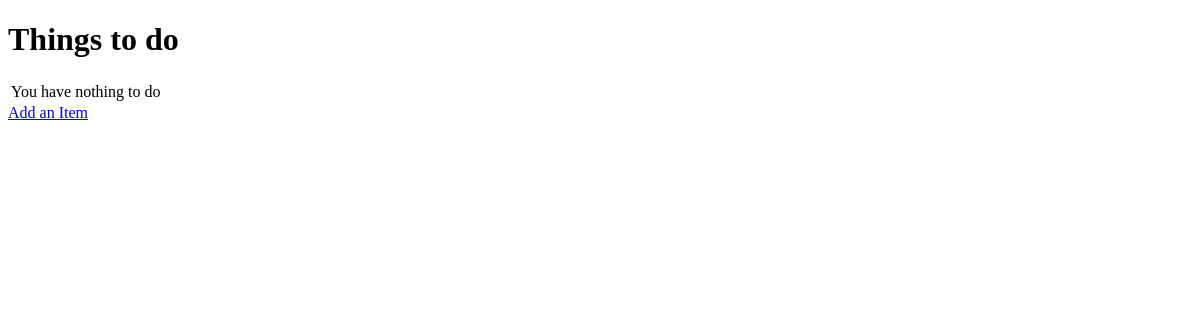
The app's page /, older data.
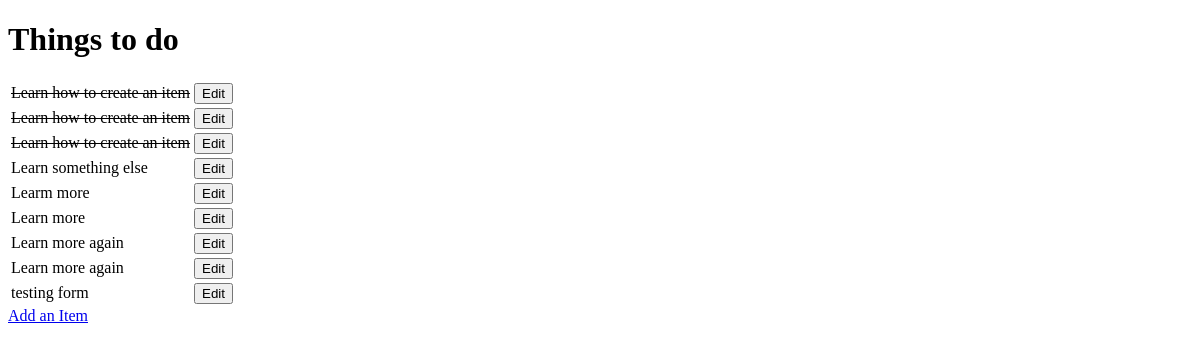
The same page, newer data.
### todo/models.py (models this page shows, shortened)
class Item(models.Model):
    name = models.CharField(max_length=50, null=False, blank=False)
    done = models.BooleanField(null=False, blank=False)

### todo/views.py (the view)
# urls.py: path('', get_todo_list, name='get_todo_list'),
def get_todo_list(request):
    items = Item.objects.all()
    context = {
        'items': items
    }
    return render(request, 'todo/todo_list.html', context)

### todo/templates/todo/todo_list.html (shortened to what this page needs)
<!DOCTYPE html>
<html lang="en">
<head>
</head>
<body>
    <h1>Things to do</h1>
    <table>
        {% for item in items %}
            <tr>
                {% if item.done %}
                    <td><strike>{{ item.name }}</strike></td>
                {% else %}
                    <td>{{ item.name }}</td>
                {% endif %}
                <td>
                    <a href="/edit/{{ item.id }}">
                        <button>Edit</button>
                    </a>
                </td>
            </tr>
        {% empty %}
            <tr><td>You have nothing to do</td></tr>
        {% endfor %}
    </table>
    <a href = "/add">Add an Item</a>
</body>
</html>

Row changes from the older to the newer data that the page shows:
added Item: name "Learn how to create an item"
added Item: name "Learn how to create an item"
added Item: name "Learn how to create an item"
added Item: name "Learn something else"
added Item: name "Learm more"
added Item: name "Learn more"
added Item: name "Learn more again"
added Item: name "Learn more again"
added Item: name "testing form"
Text that changed along with them:
text no longer shown: "You have nothing to do"
